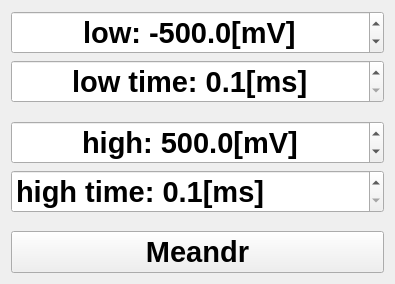
<?xml version="1.0" encoding="UTF-8"?>
<ui version="4.0">
 <class>MeandrWnd</class>
 <widget class="QWidget" name="MeandrWnd">
  <property name="geometry">
   <rect>
    <x>0</x>
    <y>0</y>
    <width>395</width>
    <height>284</height>
   </rect>
  </property>
  <property name="font">
   <font>
    <pointsize>22</pointsize>
    <weight>75</weight>
    <bold>true</bold>
   </font>
  </property>
  <property name="windowTitle">
   <string>Meandr</string>
  </property>
  <property name="locale">
   <locale language="C" country="AnyCountry"/>
  </property>
  <layout class="QVBoxLayout" name="verticalLayout">
   <item>
    <widget class="QDoubleSpinBox" name="low">
     <property name="alignment">
      <set>Qt::AlignCenter</set>
     </property>
     <property name="prefix">
      <string>low: </string>
     </property>
     <property name="suffix">
      <string>[mV]</string>
     </property>
     <property name="decimals">
      <number>1</number>
     </property>
     <property name="minimum">
      <double>-12000.000000000000000</double>
     </property>
     <property name="maximum">
      <double>12000.000000000000000</double>
     </property>
     <property name="value">
      <double>-500.000000000000000</double>
     </property>
    </widget>
   </item>
   <item>
    <widget class="QDoubleSpinBox" name="lowTime">
     <property name="alignment">
      <set>Qt::AlignCenter</set>
     </property>
     <property name="prefix">
      <string>low time: </string>
     </property>
     <property name="suffix">
      <string>[ms]</string>
     </property>
     <property name="decimals">
      <number>1</number>
     </property>
     <property name="minimum">
      <double>0.100000000000000</double>
     </property>
     <property name="maximum">
      <double>30000.000000000000000</double>
     </property>
    </widget>
   </item>
   <item>
    <spacer name="verticalSpacer">
     <property name="orientation">
      <enum>Qt::Vertical</enum>
     </property>
     <property name="sizeHint" stdset="0">
      <size>
       <width>20</width>
       <height>0</height>
      </size>
     </property>
    </spacer>
   </item>
   <item>
    <widget class="QDoubleSpinBox" name="high">
     <property name="alignment">
      <set>Qt::AlignCenter</set>
     </property>
     <property name="prefix">
      <string>high: </string>
     </property>
     <property name="suffix">
      <string>[mV]</string>
     </property>
     <property name="decimals">
      <number>1</number>
     </property>
     <property name="minimum">
      <double>-12000.000000000000000</double>
     </property>
     <property name="maximum">
      <double>12000.000000000000000</double>
     </property>
     <property name="value">
      <double>500.000000000000000</double>
     </property>
    </widget>
   </item>
   <item>
    <widget class="QDoubleSpinBox" name="highTime">
     <property name="prefix">
      <string>high time: </string>
     </property>
     <property name="suffix">
      <string>[ms]</string>
     </property>
     <property name="decimals">
      <number>1</number>
     </property>
     <property name="minimum">
      <double>0.100000000000000</double>
     </property>
     <property name="maximum">
      <double>30000.000000000000000</double>
     </property>
    </widget>
   </item>
   <item>
    <spacer name="verticalSpacer_2">
     <property name="orientation">
      <enum>Qt::Vertical</enum>
     </property>
     <property name="sizeHint" stdset="0">
      <size>
       <width>20</width>
       <height>0</height>
      </size>
     </property>
    </spacer>
   </item>
   <item>
    <widget class="QPushButton" name="apply">
     <property name="text">
      <string>Meandr</string>
     </property>
    </widget>
   </item>
  </layout>
 </widget>
 <resources/>
 <connections/>
</ui>
